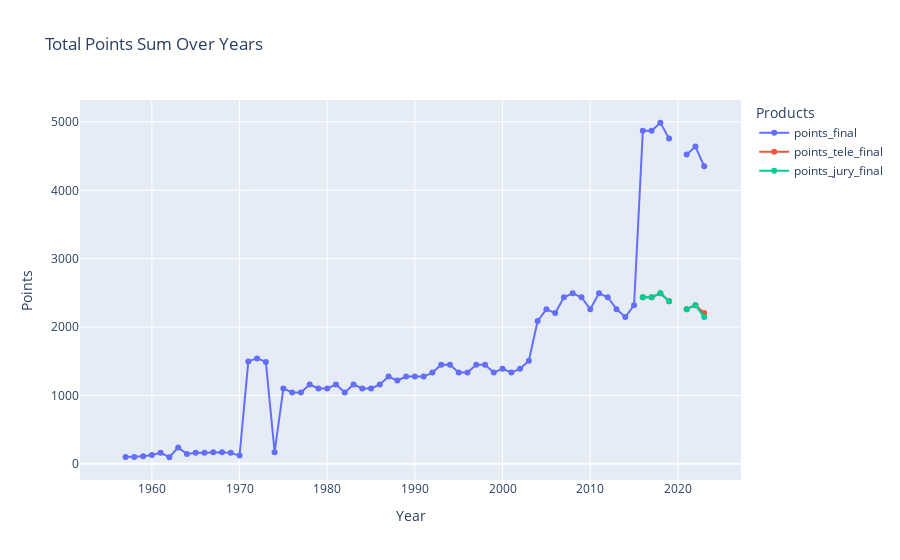

The code cell stored with this chart in its notebook:
### Markdown cell above
#### b) Extreme Values and Outliers <br>
The points shows drastic changes over the years, resulting in heavy distribution. This is majorly due to changes in voting system, shown in [Voting at the Eurovision Song Contest](https://en.wikipedia.org/wiki/Voting_at_the_Eurovision_Song_Contest).
Spike in year 1971 is caused by changed voting system to distirbutes 10 points from 10 to 1 to favorites songs, from distribute 9 points juries got as a total. Doubled points in year 2016 is due to adopting telepoints.
The fall in year 1974 is also from reverting voting system to distribute 10 points juries got as a total, from changes in 1971.<br>
The *placesDistribution of Winners* over the years showed changes among the years. In the year 1956, no points nor place was publicated, all placed in 2nd. In year 1969, 4 countries are tied and got 1st place causing changes in voting system to prevent ties for winners. <br>
To address these distributions, we need measures to normalize points and deal with tied places.

*[The Distribution of Winners over the years]*


![Distribution of Winners](dataset/Dist_winner.png)

### Code cell
fig = go.Figure()

values_sum = contestant_df.groupby('year')[['song', 'sf_num', 'running_final', 'running_sf', 'place_final','points_final', 'place_sf', 'points_sf', 'points_tele_final', 'points_jury_final', 'points_tele_sf', 'points_jury_sf', 'lyrics']].sum()
values_sum = values_sum.replace(0, np.nan)

# Add lines for each feature
fig.add_trace(go.Scatter(x=values_sum.index, y=values_sum['points_final'], mode='lines+markers', name='points_final'))
fig.add_trace(go.Scatter(x=values_sum.index, y=values_sum['points_tele_final'], mode='lines+markers', name='points_tele_final'))
fig.add_trace(go.Scatter(x=values_sum.index, y=values_sum['points_jury_final'], mode='lines+markers', name='points_jury_final'))

# Customize layout
fig.update_layout(
    title='Total Points Sum Over Years',
    xaxis_title='Year',
    yaxis_title='Points',
    template='plotly',
    legend_title='Products',
    hovermode='x unified'
)

# Show the plot
fig.show()

### Figure 1 — Plotly figure (JSON) as saved in the notebook; plotly's stock layout.template omitted (floating-point values rounded to 4 significant figures)
{"data": [{"mode": "lines+markers", "name": "points_final", "type": "scatter", "x": [1956, 1957, 1958, 1959, 1960, 1961, 1962, 1963, 1964, 1965, 1966, 1967, 1968, 1969, 1970, 1971, 1972, 1973, 1974, 1975, 1976, 1977, 1978, 1979, 1980, 1981, 1982, 1983, 1984, 1985, 1986, 1987, 1988, 1989, 1990, 1991, 1992, 1993, 1994, 1995, 1996, 1997, 1998, 1999, 2000, 2001, 2002, 2003, 2004, 2005, 2006, 2007, 2008, 2009, 2010, 2011, 2012, 2013, 2014, 2015, 2016, 2017, 2018, 2019, 2020, 2021, 2022, 2023], "y": [null, 100, 100, 110, 130, 160, 96, 240, 144, 162, 162, 170, 170, 160, 120, 1498, 1542, 1490, 170, 1102, 1044, 1044, 1160, 1102, 1102, 1160, 1044, 1160, 1102, 1102, 1160, 1276, 1218, 1276, 1276, 1276, 1334, 1450, 1450, 1334, 1334, 1450, 1450, 1334, 1392, 1334, 1392, 1508, 2088, 2262, 2204, 2436, 2494, 2436, 2262, 2494, 2436, 2262, 2146, 2320, 4872, 4872, 4988, 4756, null, 4524, 4640, 4350]}, {"mode": "lines+markers", "name": "points_tele_final", "type": "scatter", "x": [1956, 1957, 1958, 1959, 1960, 1961, 1962, 1963, 1964, 1965, 1966, 1967, 1968, 1969, 1970, 1971, 1972, 1973, 1974, 1975, 1976, 1977, 1978, 1979, 1980, 1981, 1982, 1983, 1984, 1985, 1986, 1987, 1988, 1989, 1990, 1991, 1992, 1993, 1994, 1995, 1996, 1997, 1998, 1999, 2000, 2001, 2002, 2003, 2004, 2005, 2006, 2007, 2008, 2009, 2010, 2011, 2012, 2013, 2014, 2015, 2016, 2017, 2018, 2019, 2020, 2021, 2022, 2023], "y": [null, null, null, null, null, null, null, null, null, null, null, null, null, null, null, null, null, null, null, null, null, null, null, null, null, null, null, null, null, null, null, null, null, null, null, null, null, null, null, null, null, null, null, null, null, null, null, null, null, null, null, null, null, null, null, null, null, null, null, null, 2436, 2436, 2494, 2378, null, 2262, 2320, 2204]}, {"mode": "lines+markers", "name": "points_jury_final", "type": "scatter", "x": [1956, 1957, 1958, 1959, 1960, 1961, 1962, 1963, 1964, 1965, 1966, 1967, 1968, 1969, 1970, 1971, 1972, 1973, 1974, 1975, 1976, 1977, 1978, 1979, 1980, 1981, 1982, 1983, 1984, 1985, 1986, 1987, 1988, 1989, 1990, 1991, 1992, 1993, 1994, 1995, 1996, 1997, 1998, 1999, 2000, 2001, 2002, 2003, 2004, 2005, 2006, 2007, 2008, 2009, 2010, 2011, 2012, 2013, 2014, 2015, 2016, 2017, 2018, 2019, 2020, 2021, 2022, 2023], "y": [null, null, null, null, null, null, null, null, null, null, null, null, null, null, null, null, null, null, null, null, null, null, null, null, null, null, null, null, null, null, null, null, null, null, null, null, null, null, null, null, null, null, null, null, null, null, null, null, null, null, null, null, null, null, null, null, null, null, null, null, 2436, 2436, 2494, 2378, null, 2262, 2320, 2146]}], "layout": {"hovermode": "x unified", "legend": {"title": {"text": "Products"}}, "title": {"text": "Total Points Sum Over Years"}, "xaxis": {"title": {"text": "Year"}}, "yaxis": {"title": {"text": "Points"}}}}
